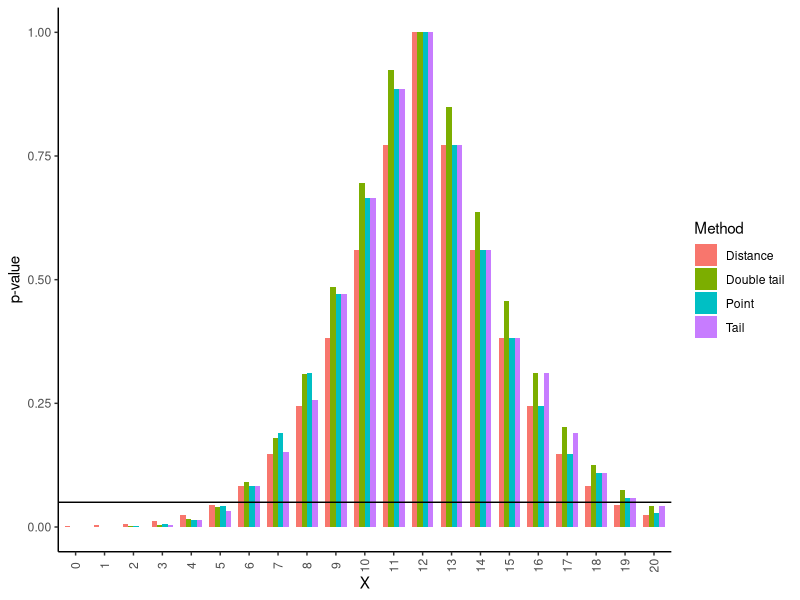
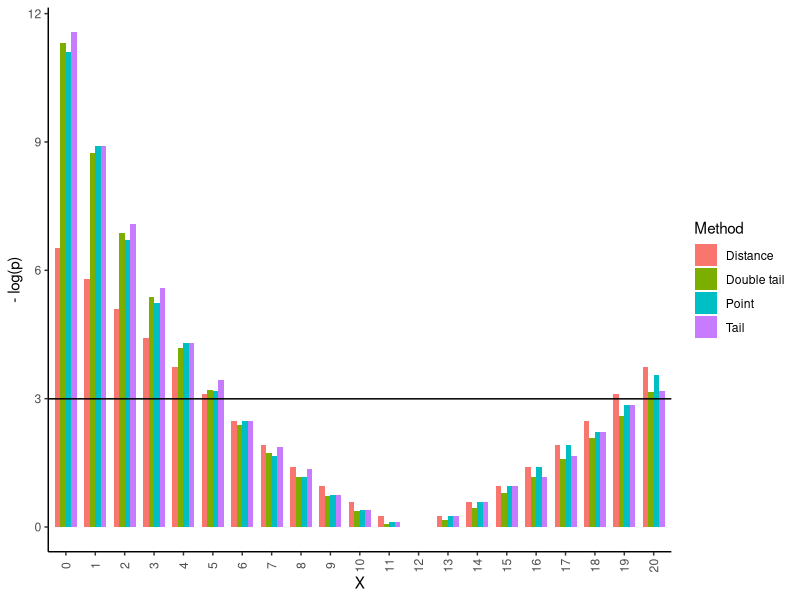
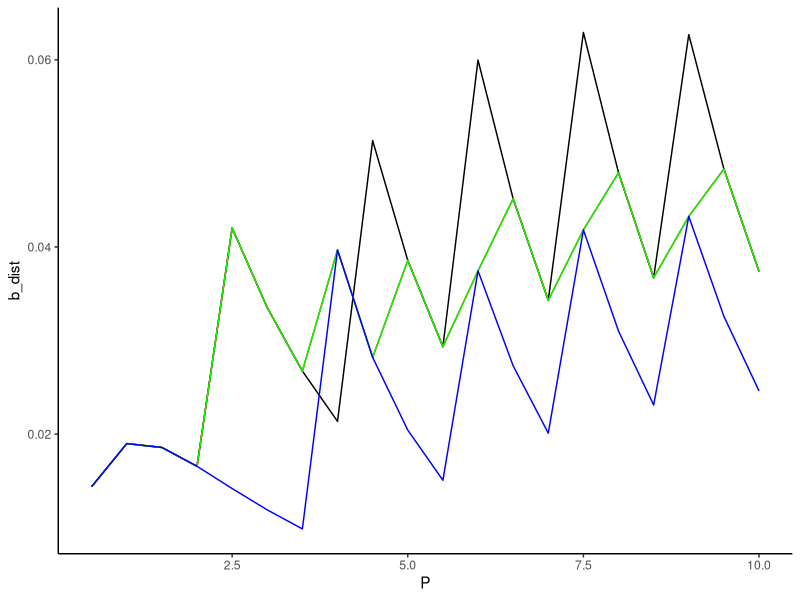

Write R code to recreate these figures, in order.
## ---- chunk 1
library(ggplot2)
library(reshape2)
library(tidyverse)
## ---- chunk 2
dmodel <- function(x, mu){
  dpois(x, mu)
}

pmodel <- function(x, mu){
  ppois(x, mu)
}

## ---- chunk 3
p_val_a <- function(x, mu){
  pr_tail_l = pmodel(x, mu)
  ## Use 1 - tail prob but add point prob
  pr_tail_r = 1 - pr_tail_l + dmodel(x, mu)
  
  p_val = 2 * min(pr_tail_l, pr_tail_r, 1/2)
  p_val
}

p_val_b <- function(x, mu){
  # Implementation assumes a decreasing point probability P(X = x) for increasing x after the mean value has passed
  W_x = dmodel(x, mu)
  p_val = 1
  y = 0
  cond = TRUE
  while(cond){
    W_y = dmodel(y, mu)
    if(W_y > W_x){
      p_y = W_y
      p_val = p_val - p_y
    }
    else{
      less_than_mean = (y > mu)
      cond = !less_than_mean
    }
    # Preparing next round
    y = y +1
  }
  p_val
}

p_val_c <- function(x, mu){
  p_tail_l = pmodel(x, mu)
  p_tail_r = 1- p_tail_l + dmodel(x, mu)
  epsilon = 1e-8
  
  if (p_tail_l < p_tail_r + epsilon){
    # Since the right tail has infinite support we must suggest a low enough tail value
    y_sugg = ceiling(2*mu)
    sugg_tail = 1 - pmodel(y_sugg, mu) # this will give P(X > y), i.e. P(X geq y-1)
    while(sugg_tail > p_tail_l){
      y_sugg = ceiling(2*y_sugg)
      sugg_tail = 1 - pmodel(y_sugg, mu) # this will give P(X > y), i.e. P(X geq y-1)
    }
    # After a low enough value is reached we calculate the highest smaller right tail compared to the left tail
    right_tail = max_lower_tail(y_sugg, sugg_tail, p_tail_l, mu)
    p_val = p_tail_l + right_tail
  }
  else{
    # For a left tail we can start at 0 and find the highest smaller left tail
    left_tail = max_lower_tail(0, 0, p_tail_r, mu, left_tail = TRUE)
    p_val = p_tail_r +  left_tail
  }
  if(p_val > 1){ # If the distrbution is symmetric it will count the central event twice.
    return(1)
  }
  p_val
}

max_lower_tail <- function(y_next, tail_y, W_x, mu, left_tail = FALSE, epsilon = 1e-8){
  sugg = tail_y
  y = y_next
    while(sugg < W_x + epsilon){
      tail_y = sugg # Accept suggestion
      add = dmodel(y, mu) # Calculate new point mass to be added
      sugg = sugg + add # Propose new suggestion
      if(left_tail){
        y = y + 1
      }
      else{
        y = y - 1 
      }
    }
  tail_y
}

p_val_d <- function(x, mu) {
  exp_val = mu
  W_x = abs(x - mu)
  
  # Get all discrete values y with lower W_y
  r = floor(mu + W_x)
  l = ceiling(mu - W_x)
  
  # Handeling ties
  if(mu + W_x == round(mu + W_x)){
    if(mu - W_x == round(mu - W_x)){
      print(mu - W_x)
      l = l -1
    }
  }
  
  # Rejection region will be x lower than l
  # and x higher than r
  if(l <= 0){
    p_val = 1 - ppois(r-1, mu) # 1 - P(X <= r-1) =  P(X > r-1) = P(X >= r)
    return(p_val)
  }
  p_val = 1 - ppois(r-1, mu) + ppois(l, mu) # 1 - P(X <= r-1) + P(X <= l) = P(X >= r) + P(X <= l)
  if(p_val > 1){
    return(1)
  }
  p_val
}

## ---- chunk 4
# Test functions for the tail method
p_val_a(3, 3)
p_val_a(5, 3)

p_val_b(3, 3)
p_val_b(5, 3)

print("____")
W_x = ppois(3, 5)

W_x

1- ppois(10, 5)

max_lower_tail(10, 1-ppois(10, 5), W_x, 5, left_tail = FALSE)

print("-----")
W_x = 1-ppois(7, 5)

W_x

ppois(0, 5)


max_lower_tail(1, ppois(0, 5), W_x, 5, left_tail = TRUE)

print("____")
## ---- chunk 5
p_val_c(3, 3)
p_val_c(5, 3)
## ---- chunk 6
p_val_d(3, 3)

p_val_d(5, 3)
## ---- chunk 7
comparison_p_vals <- function(mu, n){
  p_a = NULL
  p_b = NULL
  p_c = NULL
  p_d = NULL

  for(i in 0:n){
    p_a = c(p_a, p_val_a(i, mu))
    p_b = c(p_b, p_val_b(i, mu))
    p_c = c(p_c, p_val_c(i, mu))
    p_d = c(p_d, p_val_d(i, mu))
  }
  
  df <- data.frame(p_a, p_b, p_c, p_d)
  colnames(df) <- c("Double tail", "Point", "Tail", "Distance")  #Added zero width space for "Double tail" to be shown first in plot
  df["x_val"] <- 0:n
  
  df
}

df <- comparison_p_vals(12, 20)

df %>%
  pivot_longer(-x_val, names_to = "Method", values_to = "P") %>%
  ggplot(aes(x = factor(x_val), y = P, fill = Method), xlab = "Method") +
  geom_bar(stat = "identity", width = .75, position = "dodge") +
  theme_classic() +
  labs(x = "X", y = "p-value")+
  theme(axis.text.x = element_text(angle = 90, vjust = 0.5))+
  geom_hline(yintercept = .05)
  #scale_x_discrete(limits = factor(13:28))
  

df %>%
  pivot_longer(-x_val, names_to = "Method", values_to = "P") %>%
  ggplot(aes(x = factor(x_val), y = -log(P), fill = Method), xlab = "Method") +
  geom_bar(stat = "identity", width = .75, position = "dodge") +
  theme_classic() +
  labs(x = "X", y = "- log(p)")+
  theme(axis.text.x = element_text(angle = 90, vjust = 0.5))+
  #scale_x_discrete(limits = factor(13:28))
  geom_hline(yintercept = -log(5e-2))
## ---- chunk 8
power_calc_poisson_null_hyp_true <- function(method, mu, a){
  power = 1
  n = ceiling(max(3*mu, mu^2)) # This is kind of dodgy
  for(x in 0:n){
    p_val = method(x, mu)
    if(p_val > a){
      power = power - dmodel(x, mu)
    }
  }
  power
}

power_calc_poisson_null_hyp_true(p_val_b, 10, .05)
## ---- chunk 9
compare_power_null_hyp_true <- function(P){
  b_double = NULL
  b_point = NULL
  b_tail = NULL
  b_dist = NULL

  for(p in P){
    # Calculate power
    power_double = power_calc_poisson_null_hyp_true(p_val_a, p, .05)
    power_point = power_calc_poisson_null_hyp_true(p_val_b, p, .05)
    power_tail = power_calc_poisson_null_hyp_true(p_val_c, p, .05)
    power_dist = power_calc_poisson_null_hyp_true(p_val_d, p, .05)
    
    # Add power to the list
    b_double = c(b_double, power_double)
    b_point = c(b_point, power_point)
    b_tail = c(b_tail, power_tail)
    b_dist = c(b_dist, power_dist)
  }

  df_power <- data.frame(P, b_double, b_point, b_tail, b_dist)
  df_power
}

N = 20
P = 10 *(1:N)/N

df_power_null_hyp <- compare_power_null_hyp_true(P)
## ---- chunk 10
ggplot(data = df_power_null_hyp)+
  geom_line(aes(x = P, y = b_dist))+
  geom_line(aes(x = P, y = b_point), color = "red")+
  geom_line(aes(x = P, y = b_tail), color = "green")+
  geom_line(aes(x = P, y = b_double), color = "blue")+
  theme_classic()
## ---- chunk 11
print(P)

X_vals = 0:20
for(x in X_vals){
  print(p_val_d(x, 4.5))
}

1 + ppois(0, 4.5) - ppois(9, 4.5)

## ---- chunk 12

